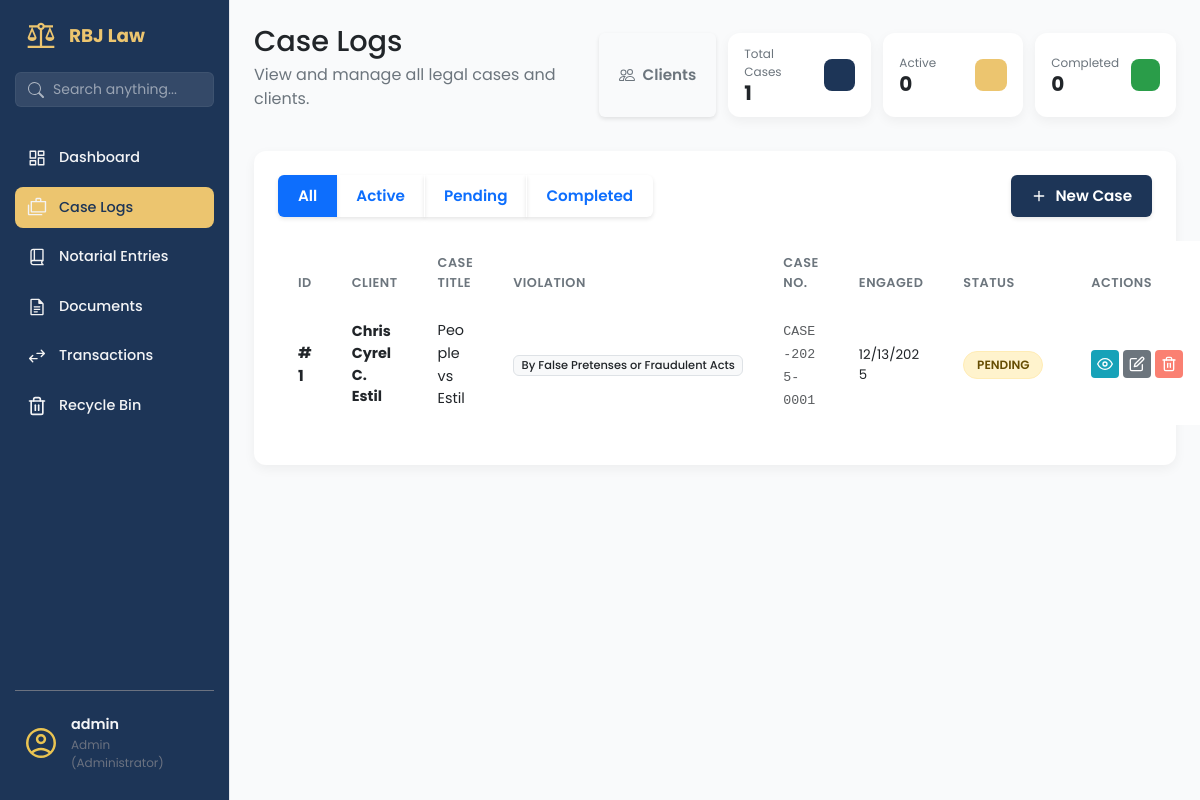
/cases/ (signed in), run on an earlier commit of the app's database.
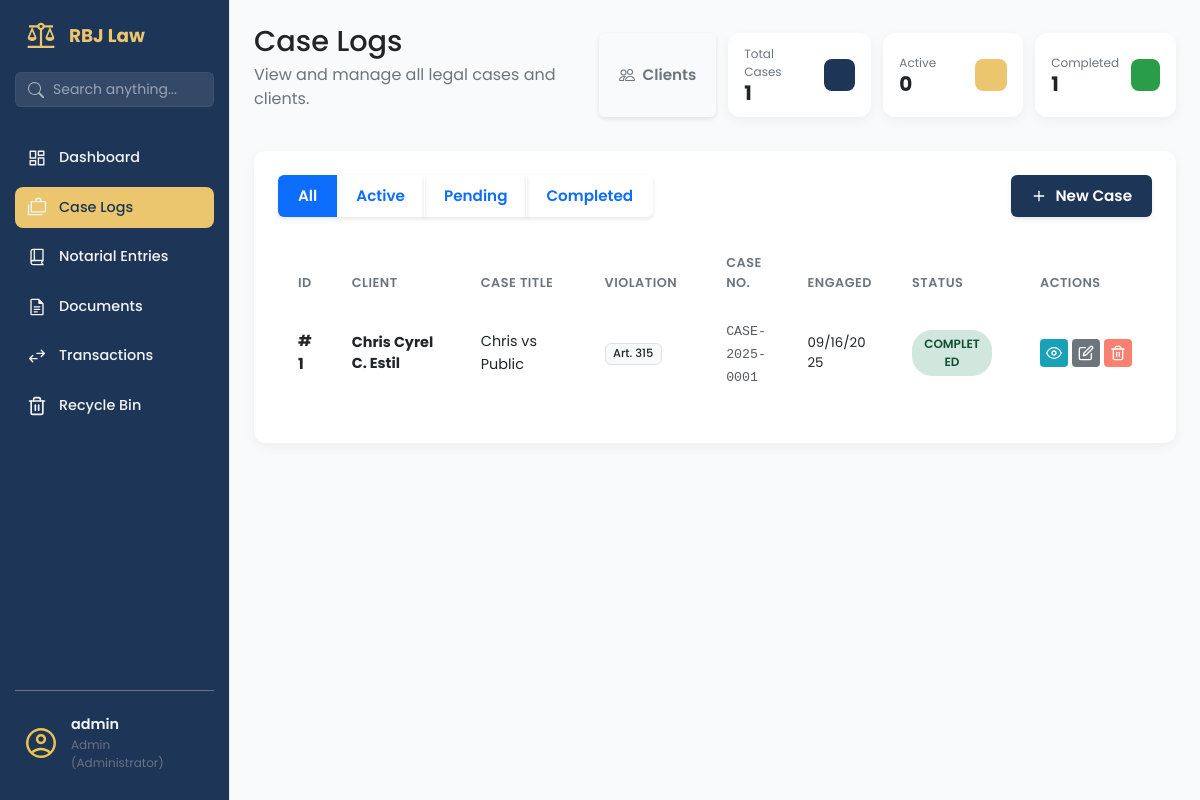
And on a later commit of the database.
### app/models/case_mdl.py (models this page shows, shortened)
class Case(db.Model, SoftDeleteMixin):
    __tablename__ = 'cases'
    id = db.Column(db.Integer, primary_key=True)
    case_number = db.Column(db.String(100), unique=True, nullable=False)
    title = db.Column(db.String(255), nullable=False)
    case_category = db.Column(db.String(50), default='individual', nullable=False)
    case_type = db.Column(db.String(100), nullable=False)
    violation = db.Column(db.String(255), nullable=True)
    cause_of_action = db.Column(db.String(255), nullable=True)
    status = db.Column(db.String(50), default='active', nullable=False)
    engagement_date = db.Column(db.Date, nullable=False)
    filing_date = db.Column(db.Date, nullable=True)
    client_id = db.Column(db.Integer, db.ForeignKey('clients.id'), nullable=False)
    assigned_attorney_id = db.Column(db.Integer, db.ForeignKey('users.id'), nullable=True)
    created_at = db.Column(db.DateTime, default=lambda: datetime.now(PHT))
    updated_at = db.Column(db.DateTime, default=lambda: datetime.now(PHT), onupdate=lambda: datetime.now(PHT))
    client_snapshot = db.Column(db.Text, nullable=True)
    client = db.relationship('Client', backref='cases', lazy=True)
    assigned_attorney = db.relationship('User', backref='assigned_cases', lazy=True)
    schedules = db.relationship('Schedule', backref='case', lazy=True, cascade="all, delete-orphan", order_by="asc(Schedule.deadline)")

### app/models/client_mdl.py (models this page shows, shortened)
class Client(db.Model, SoftDeleteMixin):
    __tablename__ = 'clients'
    id = db.Column(db.Integer, primary_key=True)
    client_type = db.Column(db.String(20), default='individual', nullable=False)
    first_name = db.Column(db.String(100), nullable=True)
    middle_name = db.Column(db.String(100), nullable=True)
    last_name = db.Column(db.String(100), nullable=True)
    date_of_birth = db.Column(db.Date, nullable=True)
    company_name = db.Column(db.String(200), nullable=True)
    company_reg_number = db.Column(db.String(100), nullable=True) # SEC/DTI No.
    tax_identification_number = db.Column(db.String(50), nullable=True) # TIN
    designated_representative = db.Column(db.String(150), nullable=True) # Contact Person
    street_address = db.Column(db.String(255), nullable=True) # House No, Street, Subd
    barangay = db.Column(db.String(100), nullable=True)
    city = db.Column(db.String(100), nullable=True)
    province = db.Column(db.String(100), nullable=True)
    zip_code = db.Column(db.String(10), nullable=True)
    email = db.Column(db.String(120), nullable=False) # Unique identifier
    phone = db.Column(db.String(50), nullable=True)
    notes = db.Column(db.Text, nullable=True)
    is_active = db.Column(db.Boolean, default=True)
    deleted_at = db.Column(db.DateTime, nullable=True)
    @property
    def full_name(self):
        if self.client_type == 'corporate':
            return self.company_name or "Unnamed Corporation"
        else:
            mi = f" {self.middle_name[0]}." if self.middle_name else ""
            return f"{self.first_name}{mi} {self.last_name}"

### app/routes/case_routes.py (the view)
@case_bp.route('/')
@admin_required
@login_required
def list_cases():
    status_filter = request.args.get('status', 'all')
    sort_by = request.args.get('sort_by', 'created_at')
    sort_order = request.args.get('sort_order', 'desc')
    valid_sort_columns = ['id', 'case_number', 'title', 'violation',
                         'engagement_date', 'filing_date', 'status',
                         'created_at', 'updated_at']
    if sort_by not in valid_sort_columns:
        sort_by = 'created_at'
    cases_query = Case.query
    if status_filter and status_filter != 'all':
        cases_query = cases_query.filter_by(status=status_filter)
    if sort_order == 'asc':
        cases_query = cases_query.order_by(asc(getattr(Case, sort_by)))
    else:
        cases_query = cases_query.order_by(desc(getattr(Case, sort_by)))
    cases = cases_query.all()
    total_cases = Case.query.count()
    active_count = Case.query.filter_by(status='active').count()
    completed_count = Case.query.filter_by(status='completed').count()
    pending_count = Case.query.filter_by(status='pending').count()
    return render_template('cases/list.html',
                         cases=cases,
                         total_cases=total_cases,
                         active_count=active_count,
                         completed_count=completed_count,
                         pending_count=pending_count,
                         current_status=status_filter,
                         sort_by=sort_by,
                         sort_order=sort_order)

### app/utils/permissions.py (called while the page is built)
def admin_required(f):
    @wraps(f)
    def decorated_function(*args, **kwargs):
        if not current_user.is_authenticated:
            flash('Please login to access this page.', 'error')
            return redirect(url_for('auth.login'))
        if not current_user.is_admin and current_user.role != 'admin':
            flash('Administrator access required.', 'error')
            return redirect(url_for('dashboard.dashboard_page'))
        return f(*args, **kwargs)
    return decorated_function

### app/templates/cases/list.html (shortened to what the changed rows need)
{% extends "base.html" %}
{% block content %}
<main class="dashboard-content">
    <header class="dashboard-header">
        <div>
            <h1>Case Logs </h1>
        </div>
        <div style="display: flex; justify-content: space-between; gap: 12px;">
            <div class="data-card data-card--sm">
                <div class="data-card__info">
                    <span class="data-card__title">Completed</span>
                    <span class="data-card__value">{{ completed_count }}</span>
                </div>
            </div>
        </div>
    </header>
    <section class="content-section">
        <div class="panel-card">
            <div class="table-wrapper">
                <table class="table" id="casesTable">
                    <colgroup>
                    </colgroup>
                    <thead>
                        <tr>
                            <th onclick="sortTable(0)" style="cursor: pointer;">ID</th>
                            <th onclick="sortTable(1)" style="cursor: pointer;">Client</th>
                            <th onclick="sortTable(2)" style="cursor: pointer;">Case Title</th>
                            <th onclick="sortTable(3)" style="cursor: pointer;">Violation</th>
                            <th onclick="sortTable(4)" style="cursor: pointer;">Case No.</th>
                            <th onclick="sortTable(5)" style="cursor: pointer;">Engaged</th>
                            <th onclick="sortTable(7)" style="cursor: pointer;">Status</th>
                            <th>Actions</th>
                        </tr>
                    </thead>
                    <tbody>
                        {% for case in cases %}
                        <tr class="document-row">
                            <td><strong>#{{ case.id }}</strong></td>
                            <td>
                                {% if case.client %}
                                <div class="d-flex flex-column">
                                    <span class="fw-bold text-dark" style="font-size: 0.9rem;">
                                        {{ case.client.full_name }}
                                    </span>
                                </div>
                                {% else %}
                                <span class="text-muted">No Client</span>
                                {% endif %}
                            </td>
                            <td>
                                <span class="text-dark" style="font-size: 0.9rem;">{{ case.title }}</span>
                            </td>
                            <td><span class="badge bg-light text-dark border">{{ case.violation or 'N/A' }}</span></td>
                            <td><code class="text-muted">{{ case.case_number }}</code></td>
                            <td>
                                <div class="small">{{ case.engagement_date.strftime('%m/%d/%Y') }}</div>
                            </td>
                            <td>
                                {% if case.status == 'active' %}
                                <span
                                    class="status-tag bg-active-subtle text-active border border-active-subtle me-2">Active</span>
                                {% elif case.status == 'completed' %}
                                <span
                                    class="status-tag bg-success-subtle text-success border border-success-subtle me-2">Completed</span>
                                {% elif case.status == 'pending' %}
                                <span
                                    class="status-tag bg-warning-subtle text-warning border border-warning-subtle me-2">Pending</span>
                                {% else %}
                                <span
                                    class="status-tag bg-secondary-subtle text-secondary border border-secondary-subtle me-2">{{
                                    case.status|title }}</span>
                                {% endif %}
                            </td>
                            <td>
                                <div class="action-buttons justify-content-start">
                                    <a href="{{ url_for('case.view_case', case_id=case.id) }}"
                                        class="btn-action btn-action--info" title="View Details">
                                        <svg xmlns="http://www.w3.org/2000/svg" width="16" height="16"
                                            viewBox="0 0 24 24" fill="none" stroke="currentColor" stroke-width="2"
                                            stroke-linecap="round" stroke-linejoin="round">
                                            <path d="M1 12s4-8 11-8 11 8 11 8-4 8-11 8-11-8-11-8z"></path>
                                            <circle cx="12" cy="12" r="3"></circle>
                                        </svg>
                                    </a>
                                    <a href="{{ url_for('case.edit_case', case_id=case.id) }}"
                                        class="btn-action btn-action--secondary" title="Update Case">
                                    </a>
                                    <form method="POST" action="{{ url_for('case.delete_case', case_id=case.id) }}"
                                        style="display: inline;"
                                        onsubmit="return confirm('Move this case to the Recycle Bin? You can restore it later from Settings.');">
                                        <button type="submit" class="btn-action btn-action--danger"
                                            style="background-color: salmon;" title="Move to Trash">
                                        </button>
                                    </form>
                                </div>
                            </td>
                        </tr>
                        {% endfor %}
                    </tbody>
                </table>
            </div>
        </div>
    </section>
</main>
{% endblock %}

What changed in the data, as far as the page shows it:
changed Case "Chris Cyrel C. Estil": title "People vs Estil" → "Chris vs Public"; violation "By False Pretenses or Fraudulent Acts" → "Art. 315"; engagement_date "12/13/2025" → "09/16/2025"; status "PENDING" → "COMPLETED"
Also different on the page:
{{ completed_count }}: "0" → "1"
